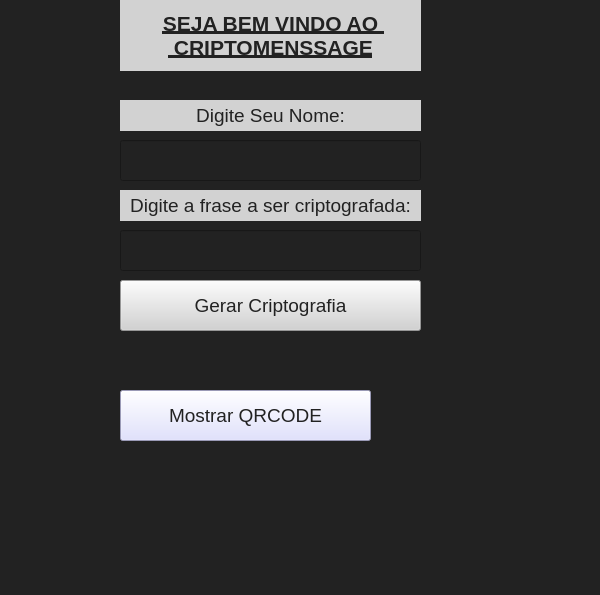
<?xml version="1.0" encoding="UTF-8"?>
<ui version="4.0">
 <class>MainWindow</class>
 <widget class="QMainWindow" name="MainWindow">
  <property name="geometry">
   <rect>
    <x>0</x>
    <y>0</y>
    <width>600</width>
    <height>595</height>
   </rect>
  </property>
  <property name="windowTitle">
   <string>MainWindow</string>
  </property>
  <property name="styleSheet">
   <string notr="true">background-color: #222</string>
  </property>
  <widget class="QWidget" name="centralwidget">
   <widget class="QPushButton" name="criptoButton">
    <property name="geometry">
     <rect>
      <x>120</x>
      <y>280</y>
      <width>301</width>
      <height>51</height>
     </rect>
    </property>
    <property name="font">
     <font>
      <pointsize>14</pointsize>
     </font>
    </property>
    <property name="styleSheet">
     <string notr="true">color: #222; background-color: #d2d2d2</string>
    </property>
    <property name="text">
     <string>Gerar Criptografia</string>
    </property>
    <property name="iconSize">
     <size>
      <width>40</width>
      <height>40</height>
     </size>
    </property>
   </widget>
   <widget class="QLabel" name="label">
    <property name="geometry">
     <rect>
      <x>120</x>
      <y>0</y>
      <width>301</width>
      <height>71</height>
     </rect>
    </property>
    <property name="font">
     <font>
      <pointsize>16</pointsize>
      <weight>75</weight>
      <bold>true</bold>
      <underline>true</underline>
     </font>
    </property>
    <property name="styleSheet">
     <string notr="true">color: #222; background-color: #d2d2d2; text-align: 'center';</string>
    </property>
    <property name="text">
     <string>SEJA BEM VINDO AO 
 CRIPTOMENSSAGE</string>
    </property>
    <property name="textFormat">
     <enum>Qt::AutoText</enum>
    </property>
    <property name="alignment">
     <set>Qt::AlignCenter</set>
    </property>
   </widget>
   <widget class="QLineEdit" name="lineEdit">
    <property name="geometry">
     <rect>
      <x>120</x>
      <y>230</y>
      <width>301</width>
      <height>41</height>
     </rect>
    </property>
    <property name="font">
     <font>
      <pointsize>14</pointsize>
     </font>
    </property>
    <property name="styleSheet">
     <string notr="true">color: #fff; padding: 5px;</string>
    </property>
    <property name="text">
     <string/>
    </property>
   </widget>
   <widget class="QLabel" name="label_2">
    <property name="geometry">
     <rect>
      <x>120</x>
      <y>190</y>
      <width>301</width>
      <height>31</height>
     </rect>
    </property>
    <property name="font">
     <font>
      <pointsize>14</pointsize>
     </font>
    </property>
    <property name="styleSheet">
     <string notr="true">color: #222; background-color: #d2d2d2; text-align: 'center';</string>
    </property>
    <property name="text">
     <string>Digite a frase a ser criptografada:</string>
    </property>
    <property name="alignment">
     <set>Qt::AlignCenter</set>
    </property>
   </widget>
   <widget class="QLabel" name="resultado">
    <property name="geometry">
     <rect>
      <x>120</x>
      <y>340</y>
      <width>301</width>
      <height>31</height>
     </rect>
    </property>
    <property name="font">
     <font>
      <pointsize>14</pointsize>
     </font>
    </property>
    <property name="styleSheet">
     <string notr="true">color: #fff; padding: 5px;</string>
    </property>
    <property name="text">
     <string/>
    </property>
    <property name="alignment">
     <set>Qt::AlignCenter</set>
    </property>
   </widget>
   <widget class="QPushButton" name="qrcodeButton_2">
    <property name="geometry">
     <rect>
      <x>120</x>
      <y>390</y>
      <width>251</width>
      <height>51</height>
     </rect>
    </property>
    <property name="font">
     <font>
      <pointsize>14</pointsize>
     </font>
    </property>
    <property name="styleSheet">
     <string notr="true">color: #222; 
background-color: rgb(215, 216, 255);</string>
    </property>
    <property name="text">
     <string>Mostrar QRCODE</string>
    </property>
    <property name="iconSize">
     <size>
      <width>40</width>
      <height>40</height>
     </size>
    </property>
   </widget>
   <widget class="QLabel" name="label_3">
    <property name="geometry">
     <rect>
      <x>390</x>
      <y>390</y>
      <width>181</width>
      <height>161</height>
     </rect>
    </property>
    <property name="text">
     <string/>
    </property>
    <property name="scaledContents">
     <bool>true</bool>
    </property>
    <property name="alignment">
     <set>Qt::AlignCenter</set>
    </property>
   </widget>
   <widget class="QLineEdit" name="lineEdit_2">
    <property name="geometry">
     <rect>
      <x>120</x>
      <y>140</y>
      <width>301</width>
      <height>41</height>
     </rect>
    </property>
    <property name="font">
     <font>
      <pointsize>14</pointsize>
     </font>
    </property>
    <property name="styleSheet">
     <string notr="true">color: #fff; padding: 5px;</string>
    </property>
    <property name="text">
     <string/>
    </property>
   </widget>
   <widget class="QLabel" name="label_4">
    <property name="geometry">
     <rect>
      <x>120</x>
      <y>100</y>
      <width>301</width>
      <height>31</height>
     </rect>
    </property>
    <property name="font">
     <font>
      <pointsize>14</pointsize>
     </font>
    </property>
    <property name="styleSheet">
     <string notr="true">color: #222; background-color: #d2d2d2; text-align: 'center';</string>
    </property>
    <property name="text">
     <string>Digite Seu Nome:</string>
    </property>
    <property name="alignment">
     <set>Qt::AlignCenter</set>
    </property>
   </widget>
  </widget>
  <widget class="QMenuBar" name="menubar">
   <property name="geometry">
    <rect>
     <x>0</x>
     <y>0</y>
     <width>600</width>
     <height>21</height>
    </rect>
   </property>
  </widget>
  <widget class="QStatusBar" name="statusbar"/>
 </widget>
 <resources/>
 <connections/>
</ui>
